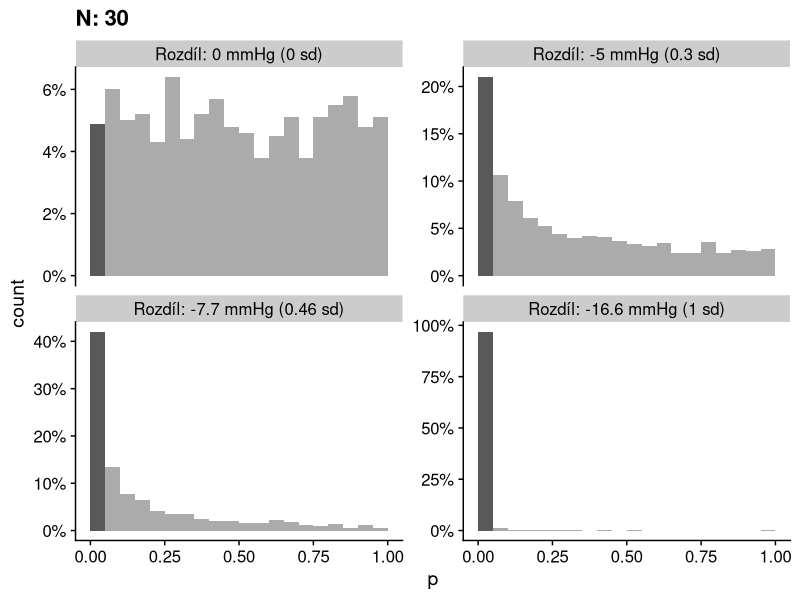
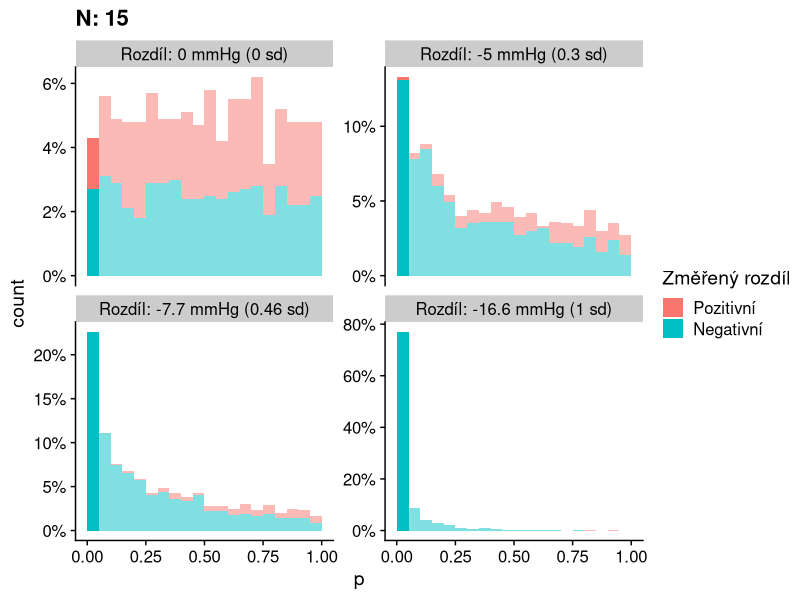
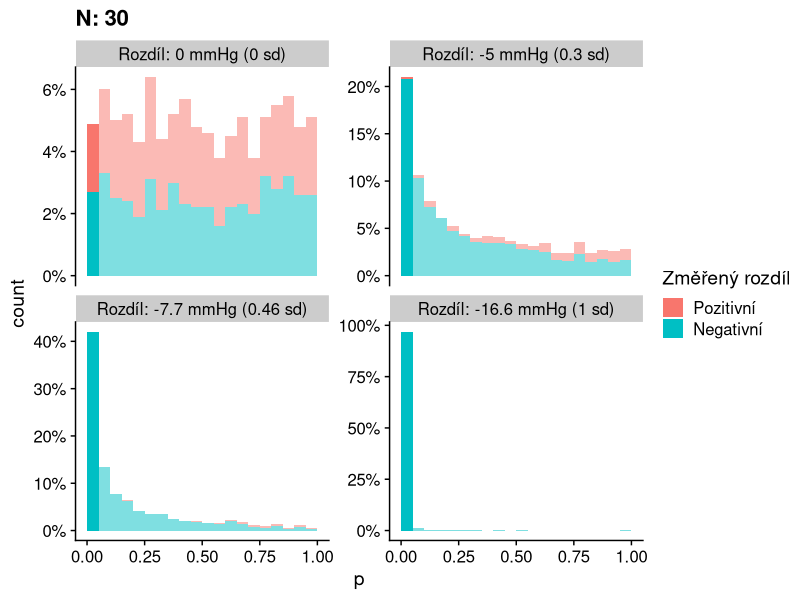
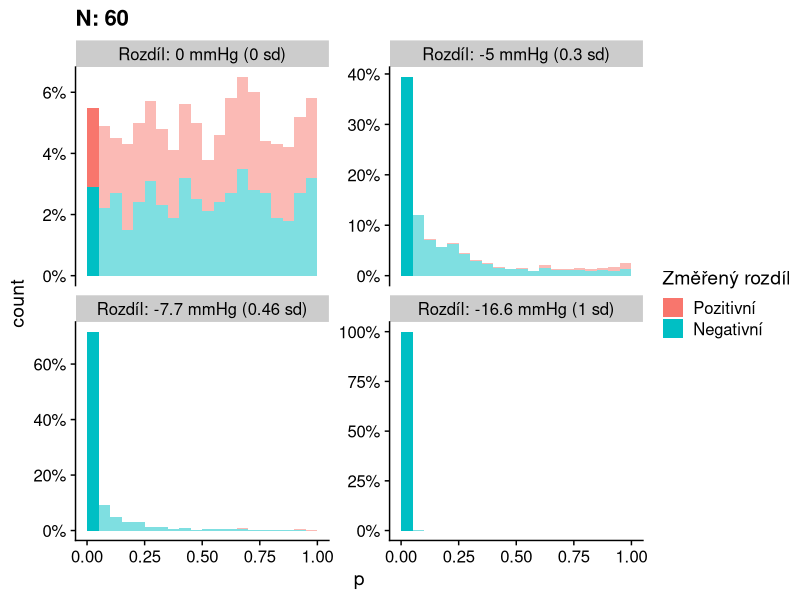
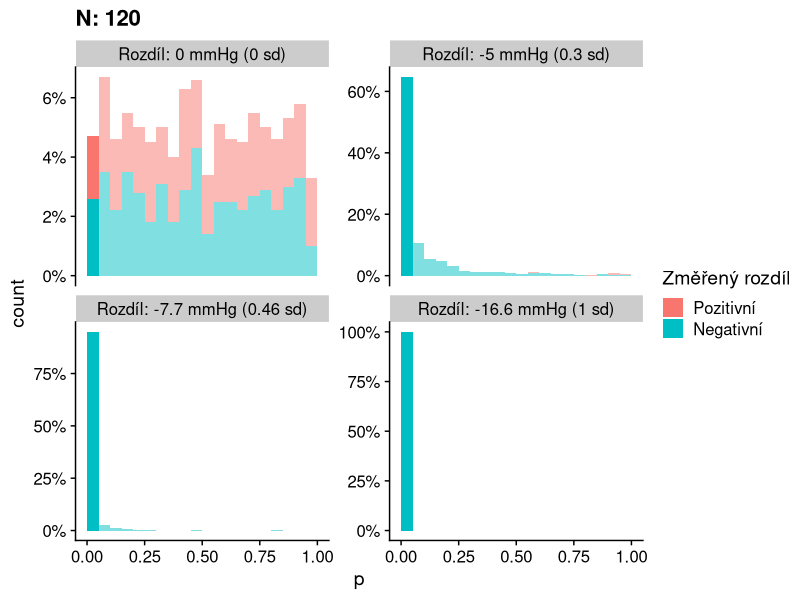
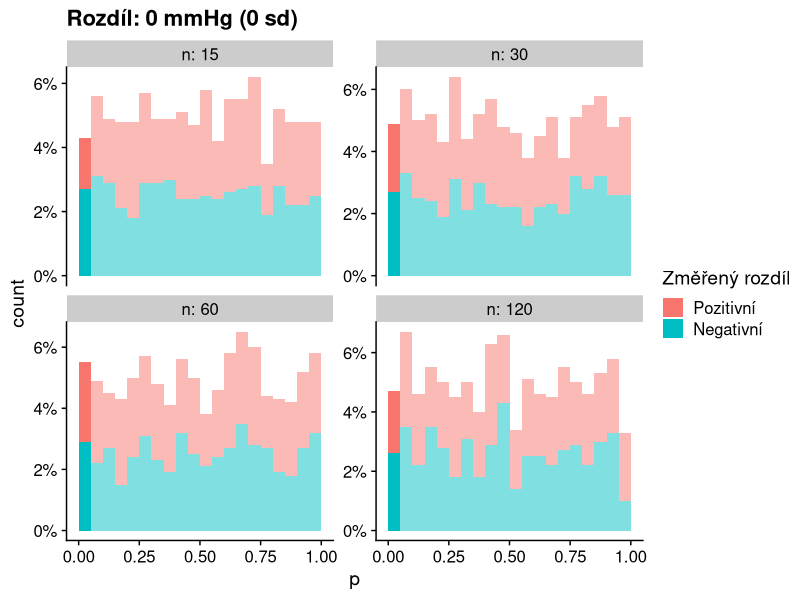
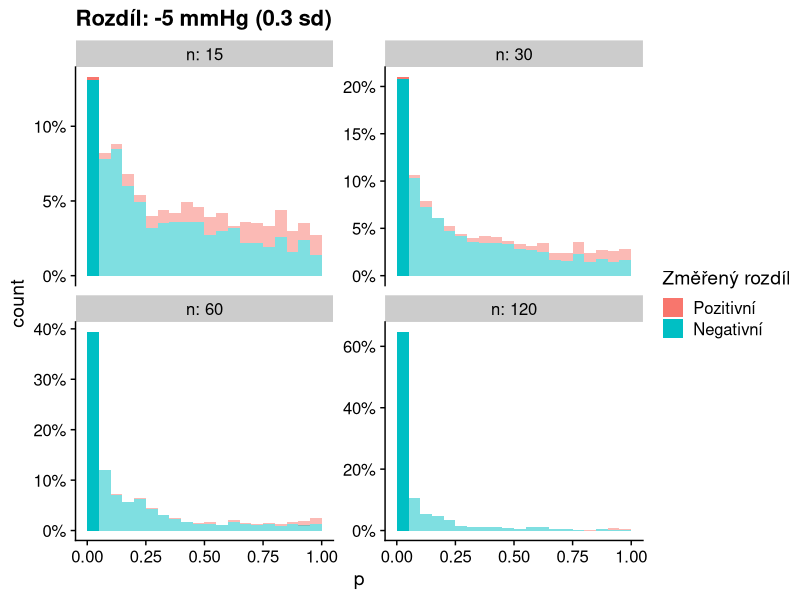
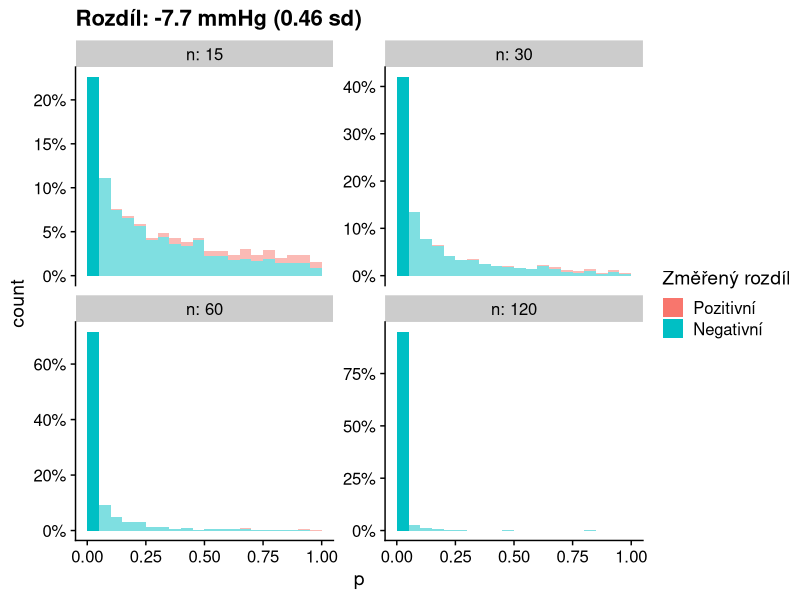

These charts were generated, in order, by the following R code: (Note: a time limit stopped this script after it produced the figures.)
## ---- chunk 1
library(tidyverse)
library(cowplot)
theme_set(theme_cowplot())

sbp_sd <- 16.6
effect_ace_minus_placebo <- -7.68

n_sims <- 1000

plots <- list()
widths <- list()
heights <- list()

## ---- chunk 2
velikost_efektu <- tibble(efekt = c(0, -5 / sbp_sd, effect_ace_minus_placebo / sbp_sd, -1))
n_vzorku <- tibble(n = c(15, 30, 60, 120))
#n_vzorku <- tibble(n = seq(sqrt(15), sqrt(120), length.out = 4) ^ 2 %>% round())

single_p_sim <- function(data_row) {
  control <- rnorm(data_row$n, 0, 1)
  treatment <- rnorm(data_row$n, data_row$efekt, 1)
  test_res <- t.test(control, treatment)
  
  cbind(data_row, tibble(p = test_res$p.value, zmereny_rozdil = mean(treatment) - mean(control)))
}

p_velikost_efektu <- velikost_efektu %>% 
  crossing(n_vzorku) %>%
  crossing(sim = 1:n_sims) %>%
  transpose() %>%
  map_df(single_p_sim) %>%
  mutate(druh_rozdilu = factor(zmereny_rozdil > 0, levels = c(TRUE, FALSE), labels = c("Pozitivní", "Negativní")),
         efekt_f = factor(efekt, levels = velikost_efektu$efekt))


## ---- chunk 3
hg_sd_label <- function(sd_val) {
  numeric_sd_val <- sd_val %>% as.numeric()
  paste0("Rozdíl: ", round(sbp_sd * numeric_sd_val, 1), " mmHg (", abs(round(numeric_sd_val, 2)), " sd)")
}


facet_efekt <- facet_wrap(~efekt_f, scales = "free_y", labeller = labeller(efekt_f = hg_sd_label))


scale_pocet <- scale_y_continuous(labels = function(x) { scales::percent(x / n_sims, accuracy = 1)}, trans = scales::trans_new("Relative", transform = function(x) { x / n_sims}, inverse = function(x) { x * n_sims}))

p_breaks <- seq(0,1, by = 0.05)
n_first_plot <- n_vzorku$n[2]

plots$p_fixini_n_prvni <- p_velikost_efektu %>% filter(n == n_first_plot) %>% 
  ggplot(aes(x = p, alpha = p < 0.05)) + geom_histogram(breaks = p_breaks) +  
  scale_alpha_discrete(range = c(0.5,1), guide = FALSE) +
  scale_pocet + facet_efekt + ggtitle(paste0("N: ", n_first_plot))
plots$p_fixini_n_prvni

for(n_k_zobrazeni in n_vzorku$n) {
  plot_name <- paste0("p_fixni_n_", n_k_zobrazeni)
  plots[[plot_name]] <- p_velikost_efektu %>% filter(n == n_k_zobrazeni) %>% ggplot(aes(x = p, fill = druh_rozdilu, alpha = p < 0.05)) + geom_histogram(breaks = p_breaks) + 
      scale_pocet + facet_efekt + scale_fill_discrete("Změřený rozdíl") +
      scale_alpha_discrete(range = c(0.5,1), guide = FALSE) +
      ggtitle(paste0("N: ", n_k_zobrazeni))
  print(plots[[plot_name]])
}


for(efekt_k_zobrazeni in velikost_efektu$efekt) {
  plot_name <- paste0("p_fixni_efekt_", round(efekt_k_zobrazeni,2))
  plots[[plot_name]] <- p_velikost_efektu %>% filter(efekt == efekt_k_zobrazeni) %>% ggplot(aes(x = p, fill = druh_rozdilu, alpha = p < 0.05)) + 
      geom_histogram(breaks = p_breaks) + facet_wrap(~n, labeller = label_both, scales = "free_y") + 
      scale_fill_discrete("Změřený rozdíl") + scale_pocet +
      scale_alpha_discrete(range = c(0.5,1), guide = FALSE) +
      ggtitle(hg_sd_label(efekt_k_zobrazeni))
  print(plots[[plot_name]])
}


## ---- chunk 4
power.t.test(delta = effect_ace_minus_placebo, sd = sbp_sd, sig.level = 0.05, power = 0.8)
## ---- chunk 5
efekty <- velikost_efektu$efekt[c(2,3)]
nka <- n_vzorku$n[c(2,4)]
for(i in 1:length(efekty) ) {
  n_k_zobrazeni <- nka[i]
  efekt_k_zobrazeni <- efekty[i]
  plot_name <- paste0("m_and_s_error_",n_k_zobrazeni,"_eff_", round(abs(efekt_k_zobrazeni),2))
  plots[[plot_name]] <- p_velikost_efektu %>% filter(n == n_k_zobrazeni, efekt == efekt_k_zobrazeni, p < 0.05) %>%
    ggplot(aes(x = zmereny_rozdil * sbp_sd)) + geom_histogram(aes(y = stat(width*density)), binwidth = 1)  + geom_vline(xintercept = efekt_k_zobrazeni * sbp_sd, color = "blue", size = 2, linetype = "dashed") + 
    facet_efekt + scale_y_continuous("Podíl", labels = scales::percent) + scale_x_continuous("Změřený rozdíl [mmHg]") +
    ggtitle(paste0("Pouze p < 0.05, N: ", n_k_zobrazeni))
  print(plots[[plot_name]])
  
  widths[[plot_name]] <- 6
}
## ---- chunk 6
n_studii <- 8
n_vice_studii <- 30
studie_df_raw <- list()
next_id <- 1
efekty_pro_vice_studii <- c(0, velikost_efektu$efekt[3])
for(efekt_pro_simulace in efekty_pro_vice_studii) {
  p_pro_sim <- p_velikost_efektu %>% filter(n == n_vice_studii, efekt == efekt_pro_simulace)
  for(i in 1:n_sims) {
    studie_df_raw[[next_id]] <- p_pro_sim %>% sample_n(n_studii) %>% 
      group_by(n, efekt, efekt_f) %>%
      summarise(min.p = min(p), max.p = max(p), min.zmereny_rozdil = min(zmereny_rozdil), max.zmereny_rozdil = max(zmereny_rozdil))
      #summarise(min.p = min(p), max.p = max(p), min.zmereny_rozdil = min(c(Inf,zmereny_rozdil[p < 0.05])), max.zmereny_rozdil = max(c(-Inf,zmereny_rozdil[p < 0.05])))
    next_id <- next_id + 1
  }
}

p_vice_studii <- do.call(rbind, studie_df_raw)

p_vice_studii_long <- p_vice_studii %>%
      pivot_longer(c("min.p","max.p","min.zmereny_rozdil","max.zmereny_rozdil"), names_to = c("typ","meritko"), names_sep = "\\.", values_to = "hodnota") 

## ---- chunk 7
for(efekt_k_zobrazeni in efekty_pro_vice_studii) {
  plot_name_base <- paste0("vice_studii_", abs(round(efekt_k_zobrazeni,2)),"_")
  title <- ggtitle(paste0(n_studii, " studií, N: ", n_vice_studii))
  
  plot_name_p <- paste0(plot_name_base, "_p")
  plots[[plot_name_p]] <- p_vice_studii_long %>% filter(meritko == "p", efekt == efekt_k_zobrazeni) %>%
      ggplot(aes(x = hodnota, color = typ)) + geom_freqpoly(breaks = p_breaks) + scale_pocet + facet_efekt + title +
      geom_vline(xintercept = 0.05, color = "green", size = 2, linetype = "dashed") +
    scale_x_continuous("p-hodnota")
  widths[[plot_name_p]] <- 6
  print(plots[[plot_name_p]])

  plot_name_zmereny <- paste0(plot_name_base, "_zmereny_rozdil")
  plots[[plot_name_zmereny]] <- p_vice_studii_long %>% filter(meritko == "zmereny_rozdil", efekt == efekt_k_zobrazeni, !is.infinite(hodnota)) %>%
      ggplot(aes(x = hodnota * sbp_sd, color = typ)) + geom_freqpoly(bins = 10) + scale_pocet + facet_efekt + title +
    geom_vline(xintercept = efekt_k_zobrazeni * sbp_sd, color = "blue", size = 2, linetype = "dashed") +
    scale_x_continuous("Změřený rozdíl")
  widths[[plot_name_zmereny]] <- 6
  print(plots[[plot_name_zmereny]])
  
}
## ---- chunk 8
full_population <- rnorm(1e6, effect_ace_minus_placebo, sbp_sd)
increase_biases <- c(3/2, 4/3, 11/10)

biased_study_population_size <- 1e5
biased_study_errors <- numeric(n_sims * length(increase_biases))
for(bias in increase_biases) {
  full_population_probs <-if_else(full_population < 0, 1, bias)
  for(i in 1:n_sims) {
    biased_sample <- sample(full_population, size = biased_study_population_size, replace = TRUE, prob = full_population_probs)
    biased_study_errors[i] <- (mean(biased_sample) - effect_ace_minus_placebo)^2 
  }
}
  
rct_results <- data.frame(sample_size = 5 * (2 ^ (0:7))) %>% crossing(sim = 1:n_sims) %>%
  rowwise() %>%
  mutate(error = mean(rnorm(sample_size, 0, sbp_sd)) ^ 2) %>%
  group_by(sample_size) %>%
  summarise(low_error = sqrt(quantile(error, 0.025)), mean_error = sqrt(mean(error)), high_error = sqrt(quantile(error, 0.975)))

biased_results <- data.frame(low_error = sqrt(quantile(biased_study_errors, 0.025)), mean_error = sqrt(mean(biased_study_errors)), high_error = sqrt(quantile(biased_study_errors, 0.975))) %>% 
  crossing(data.frame(sample_size = unique(rct_results$sample_size)))


## ---- chunk 9
plots$rct_error <- 
rct_results %>% ggplot(aes(x = sample_size, y = mean_error))  + #, ymin = low_error, ymax = high_error
  #geom_ribbon(alpha = 0.3) + 
  geom_line() + 
#  geom_ribbon(data = biased_results, fill = "blue", alpha = 0.3) + 
  scale_y_continuous("Půměrná chyba RCT [mmHg]") +
  scale_x_continuous("Velikost vzorku RCT")

hline_size <- 2
pal <- viridisLite::plasma(3)

plots$rct_error_biased <- 
  plots$rct_error +
    geom_hline(data = biased_results, aes(yintercept = mean_error), color = pal[2], size = hline_size)

plots$rct_error_biased_decoy <- 
  plots$rct_error_biased +
    geom_hline(yintercept = 0.84, color =  pal[1], size = hline_size) +
    geom_hline(yintercept = 2.53, color =  pal[3], size = hline_size)

## ---- chunk 10
set.seed(56852266)
data_pohledny <- data.frame(pohledny = rnorm(200), laskavy = rnorm(200))

plot_pohledny <- function(split = "none", trend = FALSE) {
  
  if(split == "none") {
    data_to_plot <- data_pohledny %>% mutate(group = 1)
    alpha_scale = scale_alpha_continuous(range = c(0.999, 1), guide = FALSE)
  } else {
    alpha_scale <- scale_alpha_continuous(range = c(0.2, 1), guide = FALSE)
    if (split == "up") {
      data_to_plot <- data_pohledny %>% mutate(group = if_else(pohledny + laskavy > 0, 1, 0))
    } else if (split == "down") {
      data_to_plot <- data_pohledny %>% mutate(group = if_else(pohledny + laskavy < 0, 1, 0))
    }
  }
  
  if(trend) {
  #  smooth <- geom_smooth(aes(x = pohledny, y = laskavy), inherit.aes = FALSE, data = rbind(data_to_plot %>% filter(group > 0), data.frame(laskavy = 0, pohledny = 0, group = 0)), method = "lm", formula = y ~x)
    smooth <- geom_smooth(aes(x = pohledny, y = laskavy), inherit.aes = FALSE, data = data_to_plot %>% filter(group > 0), method = "lm", formula = y ~x)
  } else {
    smooth <- NULL
  }
  data_to_plot %>% 
    ggplot(aes(x = pohledny, y = laskavy, alpha = group)) + 
    scale_x_continuous("Pohledný", breaks = c(-1.5, 1.5), labels = c("Málo", "Hodně")) + scale_y_continuous("Laskavý", breaks = c(-1.5, 1.5), labels = c("Málo", "Hodně"))+ 
    geom_vline(xintercept = 0) + geom_hline(yintercept =  0) + 
    geom_point(color = viridisLite::plasma(3)[2]) +
    smooth +
    alpha_scale +
    theme(axis.line = element_blank(), axis.ticks = element_blank())
}

plots$laskavy_pohledny_1 <- plot_pohledny("none")
plots$laskavy_pohledny_2 <- plot_pohledny("none", TRUE)
plots$laskavy_pohledny_3 <- plot_pohledny("up")
plots$laskavy_pohledny_4 <- plot_pohledny("up", TRUE)   
plots$laskavy_pohledny_5 <- plot_pohledny("down")
plots$laskavy_pohledny_6 <- plot_pohledny("down", TRUE)
for(plot_name in paste0("laskavy_pohledny_", 1:6)){
  print(plots[[plot_name]])
  widths[[plot_name]] <- 6
  heights[[plot_name]] <- 5
}
## ---- chunk 11
set.seed(99852665)
n_obs <- 100
data_regression_to_the_mean <- data.frame(id = 1:n_obs, before = rnorm(n_obs, mean = 30, sd = 2), after = rnorm(n_obs, mean = 30, sd = 2)) %>% mutate(selected = as.numeric(before > 32), improved = before > after) %>%
  pivot_longer(c("before", "after"),names_to = "group", values_to = "BMI") %>%
  mutate(group = factor(group, levels = c("before","after")))

data_regression_to_the_mean %>% ggplot(aes(x = group,y = BMI, alpha = selected, color = improved, group = id)) + geom_line() + geom_point() + scale_alpha(range = c(0.2, 1), guide = FALSE) 

## ---- chunk 12
tmp_dir <- here::here("local_tmp_data")
if(!dir.exists(tmp_dir)) {
  dir.create(tmp_dir)
}

for(plot_name in names(plots)) {
  if(!is.null(widths[[plot_name]])) {
    width <- widths[[plot_name]]
  } else {
    width <- 8
  }
  if(!is.null(heights[[plot_name]])) {
    height <- heights[[plot_name]]
  } else {
    height <- width * 0.6666666666667
  }
  ggsave(plot = plots[[plot_name]], filename = paste0(tmp_dir,"/",plot_name,".png"), dpi = 300, width = width, height = height)
}
